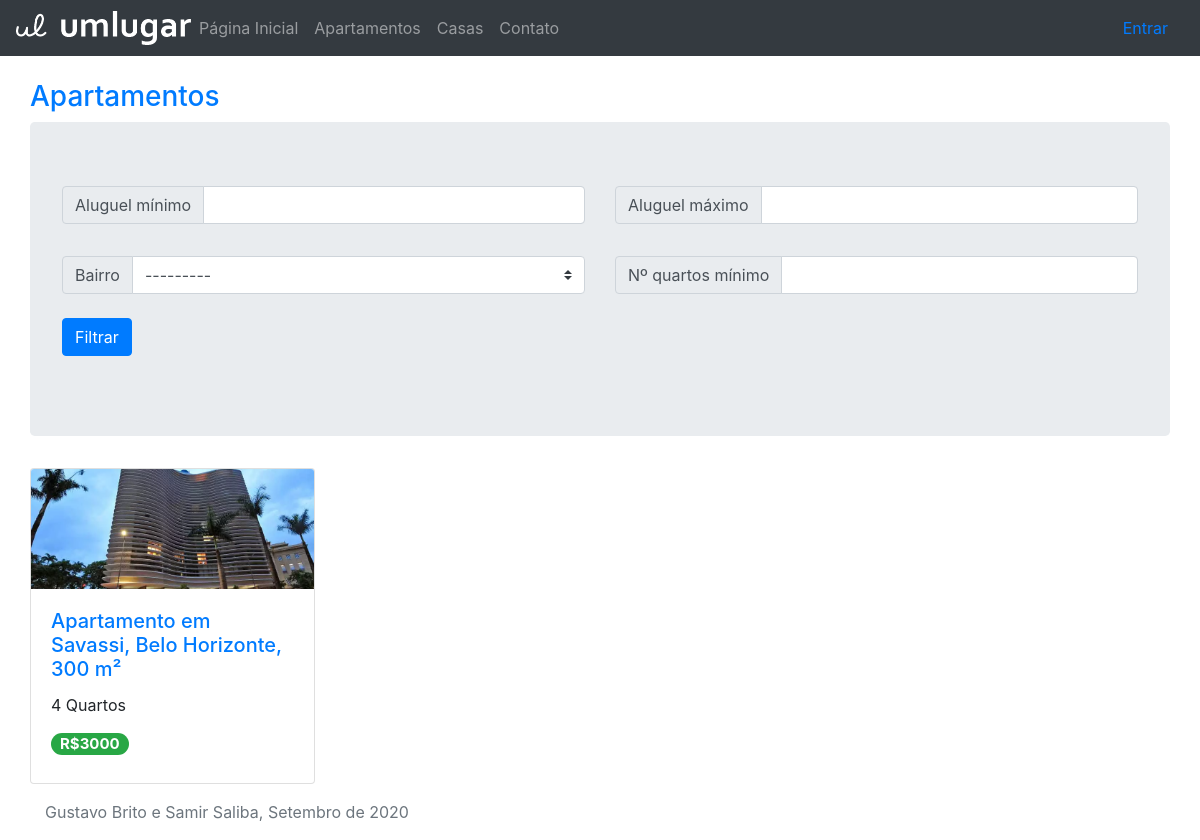
The app's page /apartamentos/, older data.
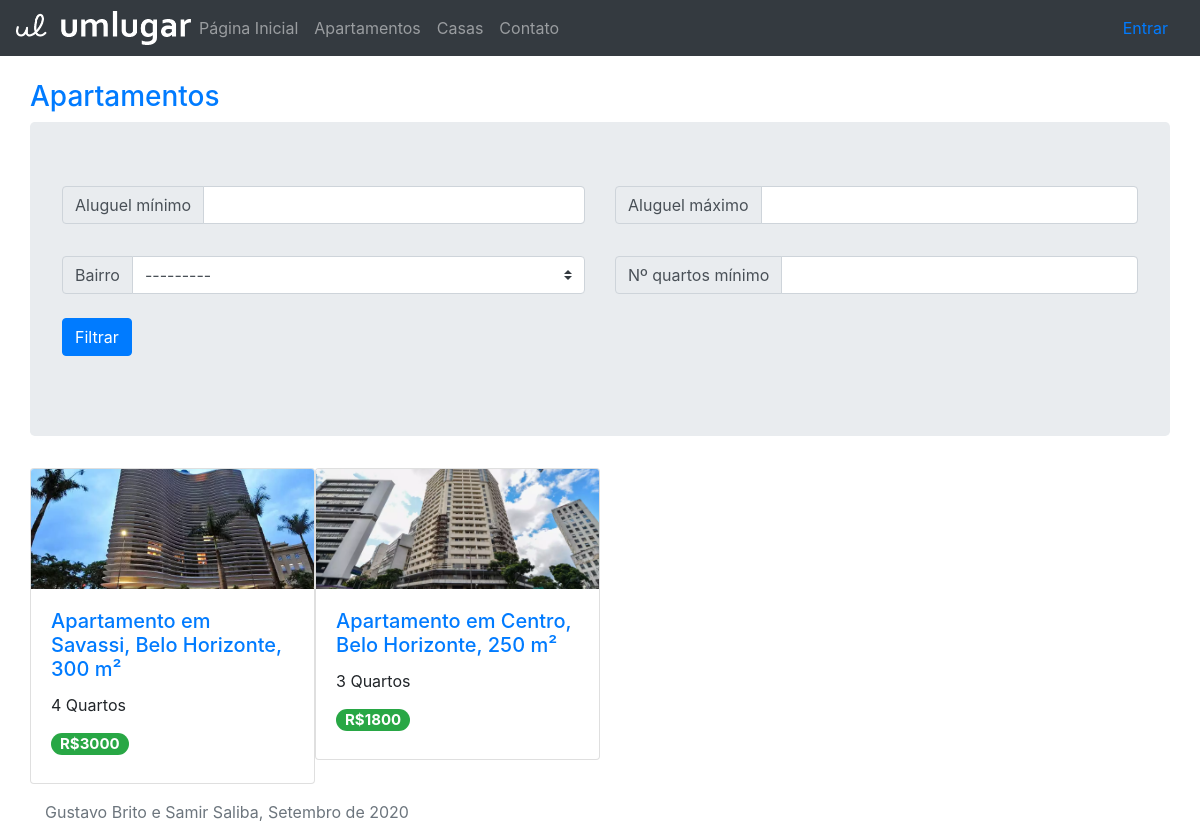
The same page, newer data.
### imvwb/models.py (models this page shows, shortened)
class Imovel(models.Model):
    num_quartos = models.PositiveSmallIntegerField(blank=False)
    num_salas_estar = models.PositiveSmallIntegerField(blank=False)
    num_salas_jantar = models.PositiveSmallIntegerField(blank=False)
    area = models.PositiveSmallIntegerField(blank=False)
    num_vagas_garagem = models.PositiveSmallIntegerField(blank=False)
    possui_armario_embutido = models.BooleanField(default=False)
    descricao = models.TextField(max_length=500, blank=True)
    aluguel = models.PositiveIntegerField(blank=False)
    data_postagem = models.DateTimeField(auto_now_add=True)
    logradouro = models.CharField(max_length=50, blank=False)
    numero = models.PositiveSmallIntegerField(blank=False)
    bairro = models.ForeignKey(Bairro, on_delete=models.PROTECT)
    cidade = models.CharField(max_length=25, blank=False)
    uf = models.CharField(max_length=2, blank=False)

class Apartamento(Imovel):
    andar = models.PositiveSmallIntegerField(blank=False)
    valor_condominio = models.PositiveSmallIntegerField(blank=False)
    possui_portaria_24h = models.BooleanField(default=None)

class Imovel(models.Model):
    num_quartos = models.PositiveSmallIntegerField(blank=False)
    num_salas_estar = models.PositiveSmallIntegerField(blank=False)
    num_salas_jantar = models.PositiveSmallIntegerField(blank=False)
    area = models.PositiveSmallIntegerField(blank=False)
    num_vagas_garagem = models.PositiveSmallIntegerField(blank=False)
    possui_armario_embutido = models.BooleanField(default=False)
    descricao = models.TextField(max_length=500, blank=True)
    aluguel = models.PositiveIntegerField(blank=False)
    data_postagem = models.DateTimeField(auto_now_add=True)
    logradouro = models.CharField(max_length=50, blank=False)
    numero = models.PositiveSmallIntegerField(blank=False)
    bairro = models.ForeignKey(Bairro, on_delete=models.PROTECT)
    cidade = models.CharField(max_length=25, blank=False)
    uf = models.CharField(max_length=2, blank=False)

class Bairro(models.Model):
    nome = models.CharField(max_length=30, blank=False)
    def __str__(self):
        return self.nome

### imvwb/views.py (the view)
# urls.py: path('apartamentos/', views.lista_aptos, name='aptos'),
def lista_aptos(request):
    aptos_list = Apartamento.objects.order_by('data_postagem')
    apto_filter = ApartamentoFilter(request.GET, queryset=aptos_list)
    now = timezone.now()
    one_week_ago = now-datetime.timedelta(7)
    for apto in apto_filter.qs:
        imagem = Imagem.objects.filter(imovel_id=apto.id)[0]
        apto.imagem = imagem.imagem
        apto.new=True if apto.data_postagem > one_week_ago else False
    context = {
        'aptos':apto_filter.qs,
        'form':apto_filter.form,
    }
    return render(request, 'imvwb/lista_aptos.html', context)

### imvwb/templates/imvwb/lista_aptos.html (shortened to what this page needs)
{% extends "./base.html" %}
{% block content %}
<div class="row">
    <h3>
        <a href="{% url 'imvwb:aptos' %}" class="text-decoration-none">
           Apartamentos
        </a>
    </h3>
</div>
<div class="row">
    <div class="jumbotron w-100">
        <form method="get" id="getForm">
            <div class="row pb-3">
                <div class="col">
                    <div class="input-group mb-3">
                        <div class="input-group-prepend">
                            <span class="input-group-text" id="{{form.aluguel__gt.id_for_label}}">Aluguel mínimo</span>
                        </div>
                        {{ form.aluguel__gt }}
                    </div>
                </div>
                <div class="col">
                    <div class="input-group mb-3">
                        <div class="input-group-prepend">
                            <span class="input-group-text" id="{{ form.aluguel__lt.id_for_label }}">Aluguel máximo</span>
                        </div>
                        {{ form.aluguel__lt }}
                    </div>
                </div>
            </div>
            <div class="row">
                <div class='col-md-6'>
                    <div class="input-group mb-4">
                        <div class="input-group-prepend">
                        <label class="input-group-text" for="{{form.bairro.id_for_label}}">Bairro</label>
                        </div>
                        {{ form.bairro }}
                    </div>
                </div>
                <div class="col-md-6">
                    <div class="input-group mb-3">
                        <div class="input-group-prepend">
                            <span class="input-group-text" id="{{form.quartos__gt.id_for_label}}">Nº quartos mínimo</span>
                        </div>
                        {{ form.quartos__gt }}
                    </div>
                </div>
            </div>
            <button type="submit" for="getForm" class="btn btn-primary">Filtrar</button>
        </form>
    </div>
</div>
<div class="row">
    {% for apto in aptos %}
        <div class="col-3 px-0">
            <div class="card mx-0" style="width:100%">
                <img src="{{apto.imagem.url}}" class="card-img-top" alt="...">
                <div class="card-body">
                    <h5 class="card-title">
                        <a href="{% url 'imvwb:detail_apto' apto.id %}" class="text-decoration-none">
                            Apartamento em {{apto.bairro}}, {{apto.cidade}}, {{apto.area}} m²
                        </a>
                    </h5>
                    <p class="card-text">{{apto.num_quartos}} Quartos</p>
                    <h5>
                        <span class="badge badge-success badge-pill">R${{apto.aluguel}}</span>
                    </h5>
                </div>
            </div>
        </div>
    {% endfor %}
</div>
{% endblock %}

Row changes from the older to the newer data that the page shows:
added Apartamento: shows a picture, bairro "Centro", cidade "Belo Horizonte", area "250", num_quartos "3", aluguel "1800"
